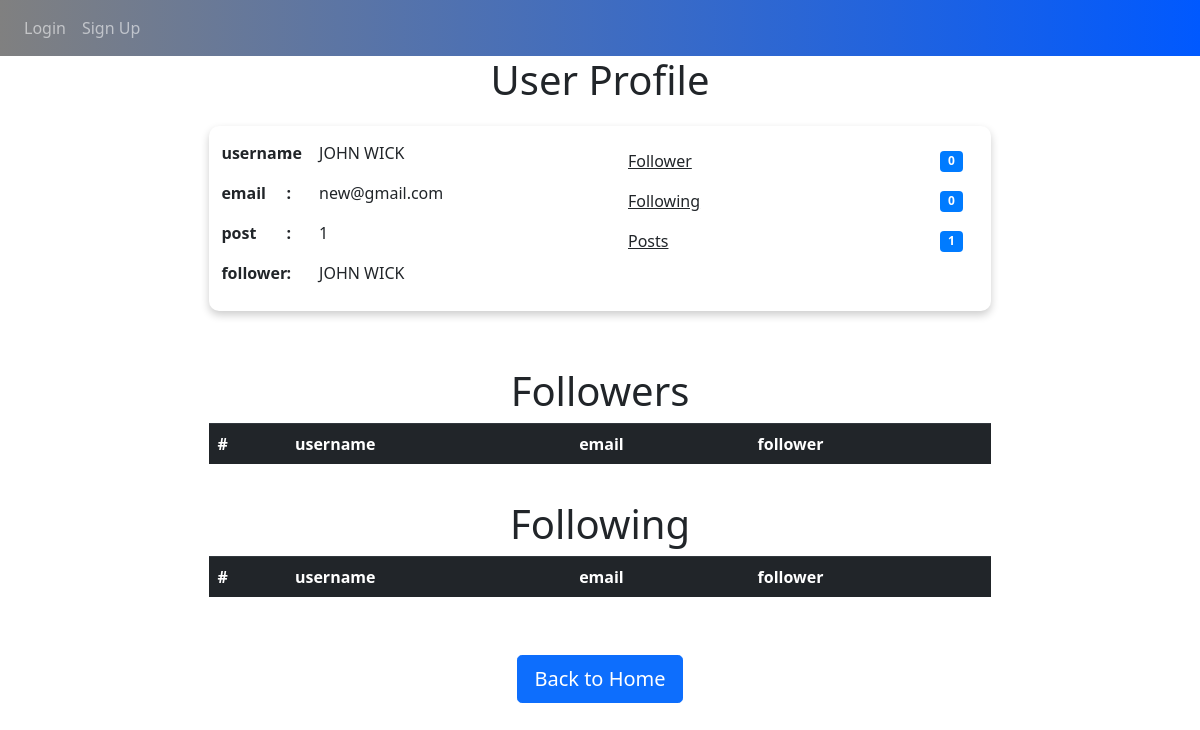
Before: /profile/1 with the older database file.
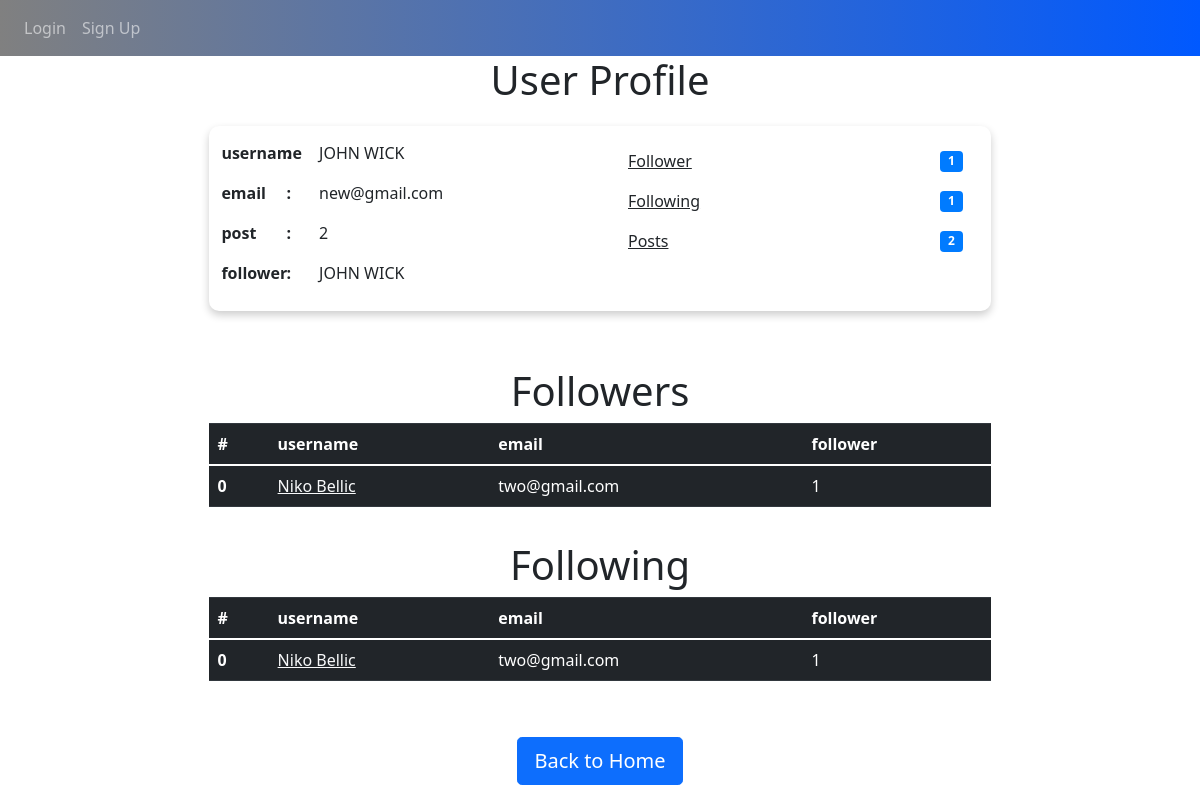
After: the same page with the newer database file.
### models.py (models this page shows, shortened)
class Follow(db.Model):
    __tablename__ = 'follows'
    follower_id = db.Column(db.Integer, db.ForeignKey('users.id'),
    primary_key=True)
    followed_id = db.Column(db.Integer, db.ForeignKey('users.id'),
    primary_key=True)
    timestamp = db.Column(db.DateTime, default=datetime.now)

class User(db.Model, UserMixin):
    __tablename__ = 'users'
    id = db.Column(db.Integer, primary_key=True)
    username = db.Column(db.String(64), unique=True, index=True)
    email = db.Column(db.String(150), unique= True)
    password_hash = db.Column(db.String(128))
    posts = db.relationship('Post', backref="author", lazy=True)
    comments = db.relationship('Comment', backref="user_comment", lazy=True)
    followed = db.relationship('Follow', foreign_keys=[Follow.follower_id], backref=db.backref('follower', lazy='joined'), lazy=True, cascade='all, delete-orphan')
    followers = db.relationship('Follow', foreign_keys=[Follow.followed_id], backref=db.backref('followed', lazy='joined'), lazy=True, cascade='all, delete-orphan')
    @property
    def password(self):
        raise AttributeError('password is not a readable attribute')

### views.py (the view)
@views.route("/profile/<author_id>")
def profile(author_id):
    user = User.query.filter_by(id=author_id).first()
    follower = current_user
    hasfollow = Follow()
    if follower.is_authenticated:
        hasfollow = Follow.query.filter_by(follower_id=follower.id, followed_id=user.id).first()
    if not user:
        flash('No user with that username exists.', category='error')
        return redirect(url_for('views.home'))
    return render_template("userprofile.html", Blogger = user,user = current_user, hasfollow = hasfollow)

### templates/userprofile.html (shortened to what the changed rows need)
{% extends "base.html" %} {% block title %}Home{% endblock %} {% block content
    %}
    <h1 align="center">User Profile</h1>
    <div class="container-fluid" style="background-color: rgb(255, 255, 255); box-shadow: 0 4px 8px 0 rgba(0,0,0,0.2); border-radius: 10px; width: 70%;">
        <div class="row">
            <div class="col-sm">
                <div class="row">
                    <div class="col-6">
                        <p>{{Blogger.username}}</p>
                        <p>{{Blogger.email}}</p>
                        <p>{{Blogger.posts|length}}</p>
                        <p>{{Blogger.username}}</p>
                    </div>
                </div>
            </div>
            <div class="col-sm">
                <ul class="list-group list-group-flush">
                    <li class="list-group-item d-flex justify-content-between align-items-center">
                        <a href="" class = "link-dark">Follower</a>
                        <span class="badge badge-primary badge-pill">{{Blogger.followers|length}}</span>
                    </li>
                    <li class="list-group-item d-flex justify-content-between align-items-center">
                        <a href="" class = "link-dark">Following</a>
                        <span class="badge badge-primary badge-pill">{{Blogger.followed|length}}</span>
                    </li>
                    <li class="list-group-item d-flex justify-content-between align-items-center">
                        <a href="/posts/{{Blogger.id}}" class = "link-dark">Posts</a>
                        <span class="badge badge-primary badge-pill">{{Blogger.posts|length}}</span>
                    </li>
                </ul>
            </div>
        </div>
    </div>
    <h1 align="center">Followers</h1>
    <table class="table table-dark" style="width: 70%; margin: auto;">
        <thead>
          <tr>
            <th scope="col">#</th>
            <th scope="col">username</th>
            <th scope="col">email</th>
            <th scope="col">follower</th>
          </tr>
        </thead>
        <tbody>
          {% set i = namespace(value=0) %}
          {% for follower in Blogger.followers %}
            <tr>
                <th scope="row">{{i.value}} </th>
                <td><a href="/profile/{{follower.follower.id}}" class="link-light">{{follower.follower.username}}</a></td>
                <td>{{follower.follower.email}}</td>
                <td>{{follower.follower.followers|length}}</td>
            </tr>
            {% set i.value = i.value + 1 %}
          {% endfor %}
        </tbody>
    </table>
    <h1 align="center">Following</h1>
    <table class="table table-dark" style="width: 70%; margin: auto;">
        <thead>
          <tr>
            <th scope="col">#</th>
            <th scope="col">username</th>
            <th scope="col">email</th>
            <th scope="col">follower</th>
          </tr>
        </thead>
        <tbody>
          {% set i = namespace(value=0) %}
          {% for follower in Blogger.followed %}
            <tr>
                <th scope="row">{{i.value}} </th>
                <td><a href="/profile/{{follower.followed.id}}" class="link-light">{{follower.followed.username}}</a></td>
                <td>{{follower.followed.email}}</td>
                <td>{{follower.followed.followers|length}}</td>
            </tr>
            {% set i.value = i.value + 1 %}
          {% endfor %}
        </tbody>
    </table>
    {% endblock %}

Changed rows visible on the page:
added Follow: value "0", follower.username "Niko Bellic", follower.email "two@gmail.com", follower.followers|length "1", shown under "Followers"
added Follow: value "0", followed.username "Niko Bellic", followed.email "two@gmail.com", followed.followers|length "1", shown under "Following"
Other visible differences:
{{ Blogger.posts|length }}: "1" → "2"
{{ Blogger.followers|length }}: "0" → "1"
{{ Blogger.followed|length }}: "0" → "1"
